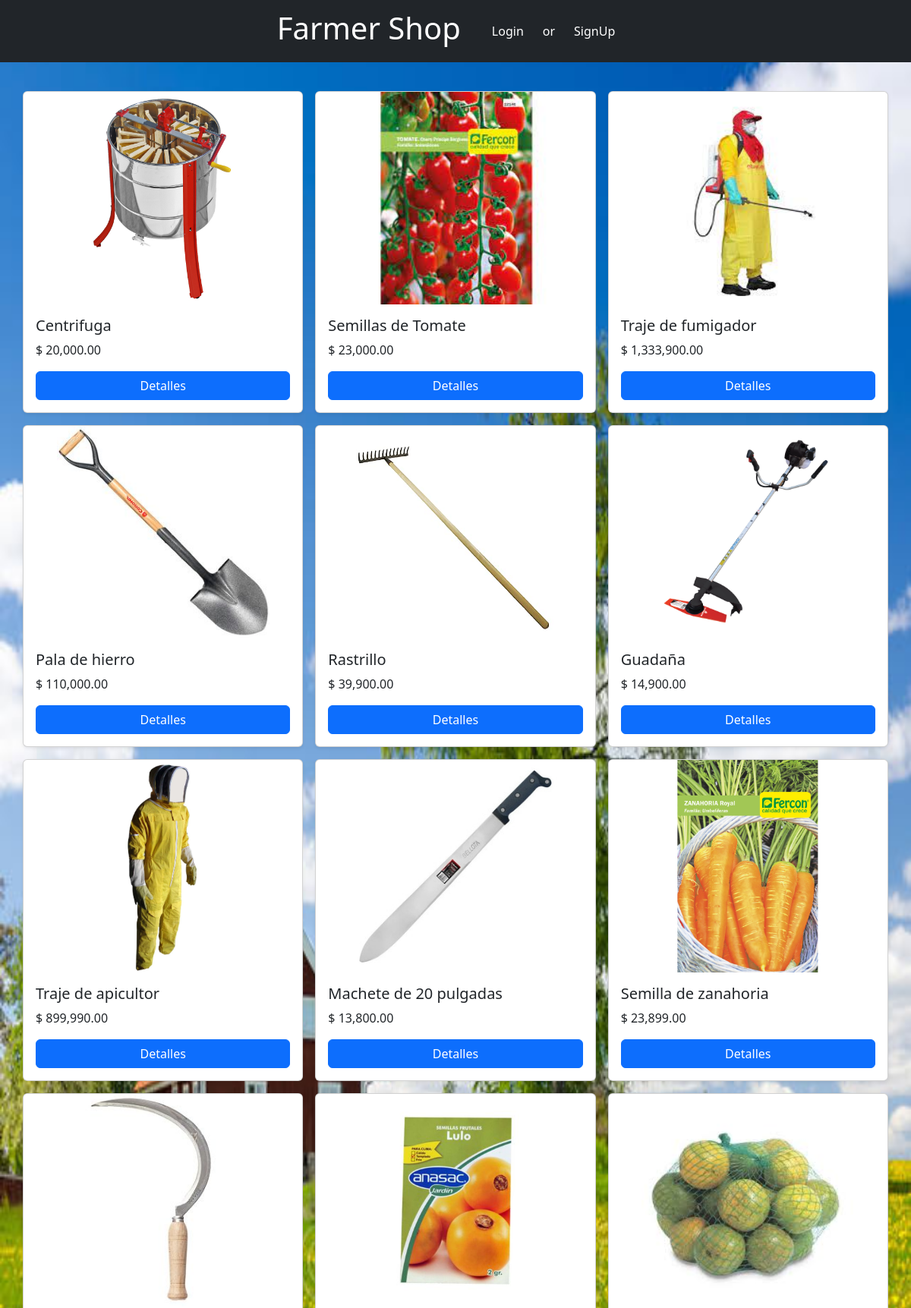
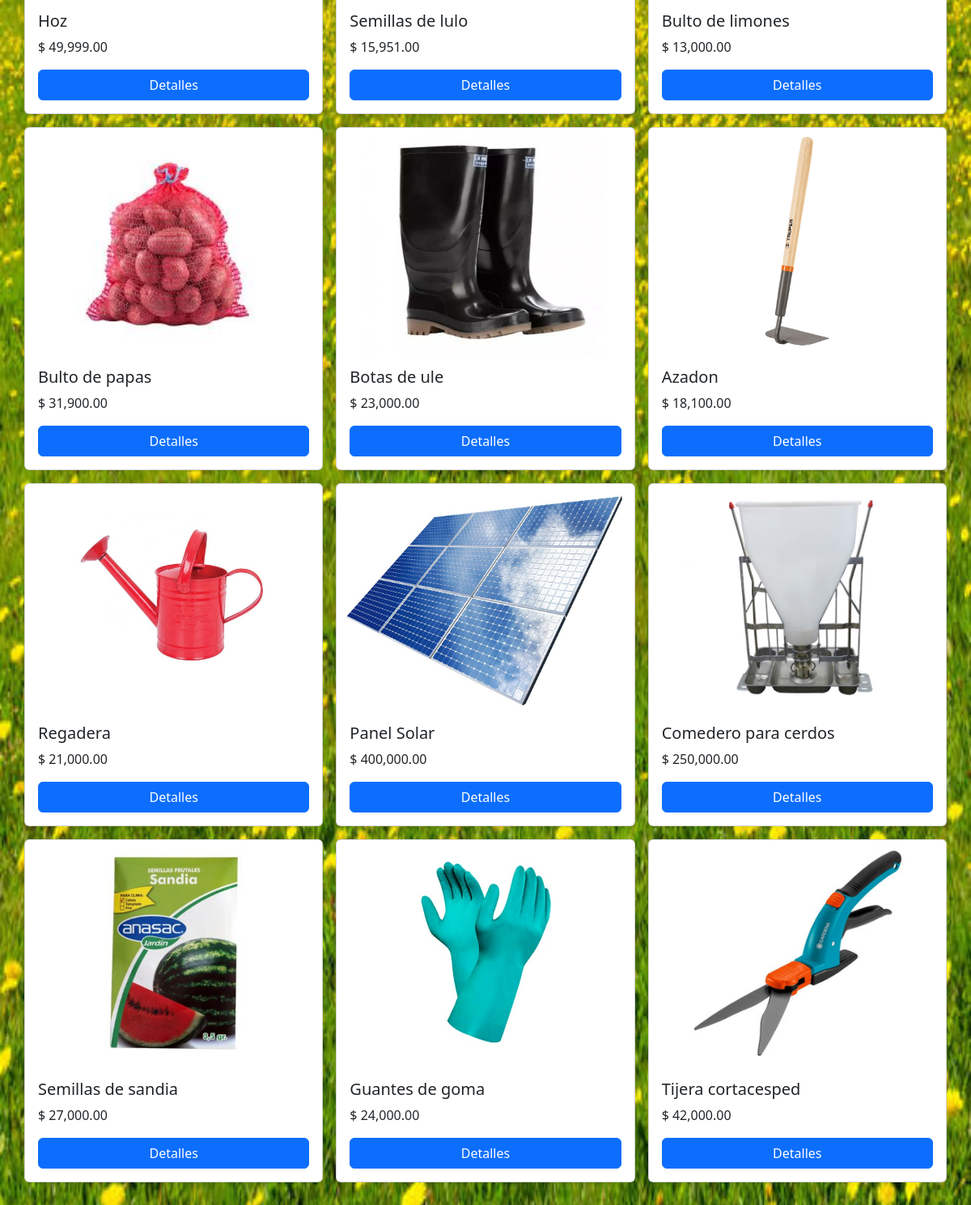
The page /juegos_locales/index.php on the database its author committed (2 pictures, top to bottom).
### tables this page shows
CREATE TABLE `productos` (
  `id` int(11) NOT NULL,
  `nombre` varchar(200) NOT NULL,
  `descripcion` text NOT NULL,
  `precio` decimal(10,2) NOT NULL,
  `descuento` tinyint(3) DEFAULT 0,
  `id_categoria` int(11) NOT NULL,
  `activo` int(11) NOT NULL
);

### juegos_locales/index.php (the view, shortened to what this page needs)
<?php
$db = new Database();
$con = $db->conectar();
$sql = $con->prepare("SELECT id, nombre, precio FROM productos WHERE activo=1");
$sql->execute();
$resultado = $sql->fetchAll(PDO::FETCH_ASSOC);
?>
<!DOCTYPE html>
<html lang="en">
<head>
    <link href="https://cdn.jsdelivr.net/npm/bootstrap@5.2.2/dist/css/bootstrap.min.css" rel="stylesheet">
    <link href="css/estilos.css" rel="stylesheet">
</head>
<body style="background: url(granja.jpg); background-size: 100% 100%; background-repeat: no-repeat; margin: 0; padding: 0;">
    <header>
        <div class="navbar navbar-expand-lg navbar-dark bg-dark">
            <div class="container" style="display: flex; justify-content: center;">
                <a href="../index.php" class="navbar-brand">
                <h1>Farmer Shop</h1>
                </a>
                <?php require 'php-login/index.php' ?>
                <?php if (!empty($user)) : ?>
                    <p style="color: white; margin: 0;"><?= $user['name']; ?></p>
                    <a href="php-login/logout.php" class="btn" style="margin: 12px; color: white; background-color: rgb(255, 0, 0);">
                        Logout
                    </a>
                <?php else : ?>
                    <a href="php-login/login.php" class="btn" style="margin: 12px; color: white;">Login</a>
                    <p style="color: white; margin: 0;">or</p>
                    <a href="php-login/signup.php" class="btn" style="margin: 12px; color: white;">SignUp</a>
                <?php endif; ?>
            </div>
        </div>
    </header>
    <main>
        <div class="container">
            <div class="row row-cols-1 row-cols-sm-2 row-cols-md-3 g-3">
                <?php foreach ($resultado as $row) { ?>
                    <div class="col">
                        <div class="card shadow-sm" style="height: auto;">
                            <?php
                            $id = $row['id'];
                            $imagen = "images/productos/" . $id . "/principal.jpg";
                            ?>
                            <img src="<?php echo $imagen; ?>" style="height: 280px; width: auto; object-fit: contain">
                            <div class="card-body">
                                <h5 class="card-title"><?php echo $row['nombre']; ?></h5>
                                <p class="card-text">$ <?php echo number_format($row['precio'], 2, '.', ','); ?></p>
                                <div style="display: flex; justify-content: center;">
                                    <div class="btn-group" style="width: 100%;" >
                                        <a href="details.php?id=<?php echo $row['id']; ?>&token=<?php echo hash_hmac('sha1', $row['id'], KEY_TOKEN); ?>" class="btn btn-primary">Detalles</a>
                                    </div>
                                </div>
                            </div>
                        </div>
                    </div>
                <?php } ?>
            </div>
        </div>
    </main>
</body>
</html>

### juegos_locales/css/estilos.css (style rules this page uses)
main>.container { padding: 38px 0; }

### rows shown on the page
productos: shows a picture, nombre "Centrifuga", precio "20,000.00"
productos: shows a picture, nombre "Semillas de Tomate", precio "23,000.00"
productos: shows a picture, nombre "Traje de fumigador", precio "1,333,900.00"
productos: shows a picture, nombre "Pala de hierro", precio "110,000.00"
productos: shows a picture, nombre "Rastrillo", precio "39,900.00"
productos: shows a picture, nombre "Guadaña", precio "14,900.00"
productos: shows a picture, nombre "Traje de apicultor", precio "899,990.00"
productos: shows a picture, nombre "Machete de 20 pulgadas", precio "13,800.00"
productos: shows a picture, nombre "Semilla de zanahoria", precio "23,899.00"
productos: shows a picture, nombre "Hoz", precio "49,999.00"
productos: shows a picture, nombre "Semillas de lulo", precio "15,951.00"
productos: shows a picture, nombre "Bulto de limones", precio "13,000.00"
productos: shows a picture, nombre "Bulto de papas", precio "31,900.00"
productos: shows a picture, nombre "Botas de ule", precio "23,000.00"
productos: shows a picture, nombre "Azadon", precio "18,100.00"
productos: shows a picture, nombre "Regadera", precio "21,000.00"
productos: shows a picture, nombre "Panel Solar", precio "400,000.00"
productos: shows a picture, nombre "Comedero para cerdos", precio "250,000.00"
productos: shows a picture, nombre "Semillas de sandia", precio "27,000.00"
productos: shows a picture, nombre "Guantes de goma", precio "24,000.00"
productos: shows a picture, nombre "Tijera cortacesped", precio "42,000.00"
